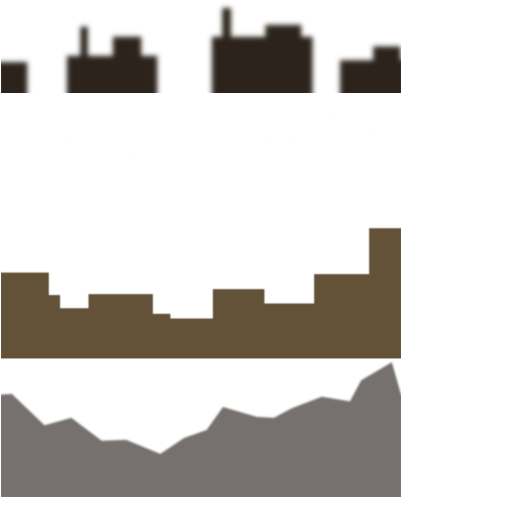
#> input picture core/assets/data/main_atlas.png, 1024 x 1024 px, given in place of main_atlas.png_cut.png, which was not available (shown at 1/2 size)
$ python join.py ../../core/assets/data ../../core/assets/data/main_atlas.png ../../core/assets/data/main_atlas.png ../../core/assets/data/main_atlas.png
#> lines starting #> are read from the running program, lines starting #| are printed output that depends on the picture; pictures that were not available may be replaced by others from this repository, and a replacement may not be noted
"""join.py STRIPS OUT.png [LAYER] [BEHIND]: a strip's own loop join, seen (r475). The strip's cut tiled twice over the
layer behind it (tiled, bottom aligned) over the sky's colour, cropped round the join and magnified 4x, beside the
same crop of the alpha alone. Below them, for comparison, the strip's steepest inner column step, cropped the same."""
import sys

from PIL import Image

strips, out = sys.argv[1], sys.argv[2]
layer = sys.argv[3] if len(sys.argv) > 3 else 'l3'
behind = sys.argv[4] if len(sys.argv) > 4 else 'l2'
front = Image.open(f'{strips}/{layer}_cut.png').convert('RGBA')
#> front is the input picture: PIL image 1024x1024 RGBA; mean R, G, B, A 111.2, 107.7, 98.9, 75.7
back = Image.open(f'{strips}/{behind}_cut.png').convert('RGBA')
w, h = front.size
#> w = 1024; h = 1024
back = back.resize((w, round(back.height * w / back.width)))


def scene(x0):
    """The front tiled from x0 (two tiles), over the back, over the sky; the 128 columns round the middle."""
    canvas = Image.new('RGBA', (2 * w, max(h, back.height)), (210, 225, 240, 255))
    for k in range(2):
        canvas.alpha_composite(back, (k * w, canvas.height - back.height))
    tile = Image.new('RGBA', (2 * w, h))
    tile.paste(front.crop((x0, 0, w, h)), (0, 0))
    tile.paste(front, (w - x0, 0))
    tile.paste(front.crop((0, 0, x0, h)), (2 * w - x0, 0))
    canvas.alpha_composite(tile, (0, canvas.height - h))
    alpha = tile.getchannel('A').convert('RGBA')
    m = w
    box = (m - 64, canvas.height - h + 220, m + 64, canvas.height)
    abox = (m - 64, 220, m + 64, h)
    s = 4
    a = canvas.crop(box).resize(((box[2] - box[0]) * s, (box[3] - box[1]) * s), Image.NEAREST)
    b = alpha.crop(abox).resize(a.size, Image.NEAREST)
    row = Image.new('RGBA', (a.width * 2 + 8, a.height), (255, 0, 0, 255))
    row.paste(a, (0, 0))
    row.paste(b, (a.width + 8, 0))
    return row


px = front.load()
best, bx = -1, 0
for x in range(64, w - 64):
    d = sum(abs(px[x, y][3] - px[x + 1, y][3]) for y in range(220, h))
    if d > best:
        best, bx = d, x
#> this loop made 896 passes
#> (d, best) on passes 1, 2, 14, 19, 31, 32, 33, 34, 361, 362, 674, 737: (438, 438), (485, 485), (547, 547), (556, 556), (638, 638), (2162, 2162), (3428, 3428), (3982, 3982), (4485, 4485), (5311, 5311), (7892, 7892), (8653, 8653)
#> d on passes 3 to 8: 477, 484, 419, 420, 425, 415
#> after the loop, best = 111584; bx = 801
top, low = scene(0), scene(bx + 1)
#> after the loop in scene, `for k in range(2):`:
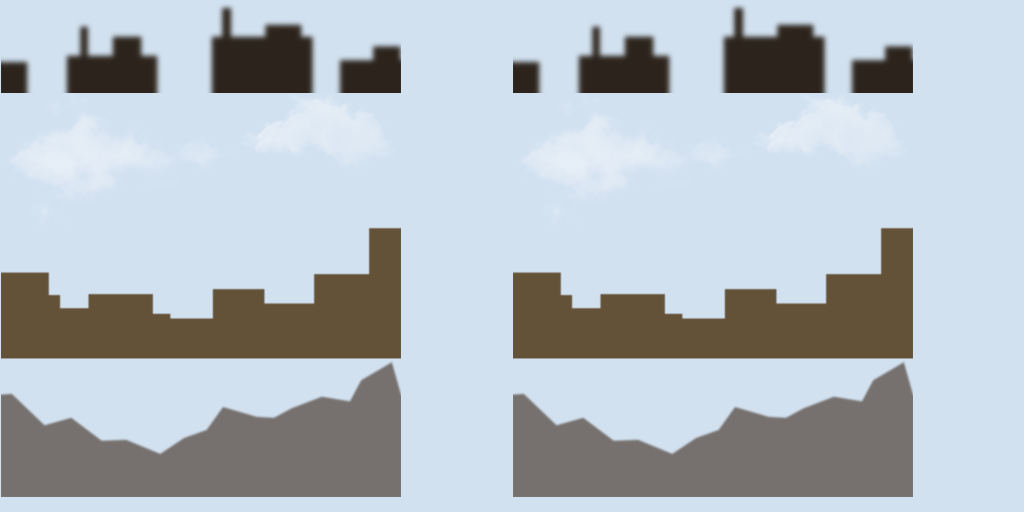
#> canvas: PIL image 2048x1024 RGBA (shown at 1/2 size); mean R, G, B, A 178.8, 186.5, 193.4, 255
#> in scene, `tile = Image.new('RGBA', (2 * w, h))`: tile: PIL image 2048x1024 RGBA; every value is 0
#> call 2 of scene, with x0 = 802
#> in scene (call 2), `tile.paste(front.crop((0, 0, x0, h)), (2 * w - x0, 0))`:
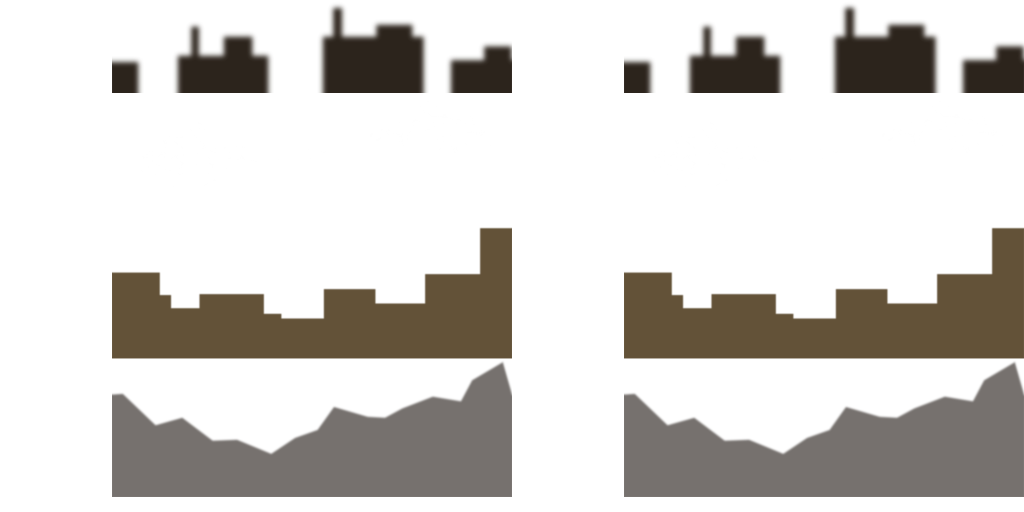
#> tile: PIL image 2048x1024 RGBA (shown at 1/2 size); mean R, G, B, A 111.2, 107.7, 98.9, 75.7; transparent parts drawn white
#> in scene (call 2), `alpha = tile.getchannel('A').convert('RGBA')`:
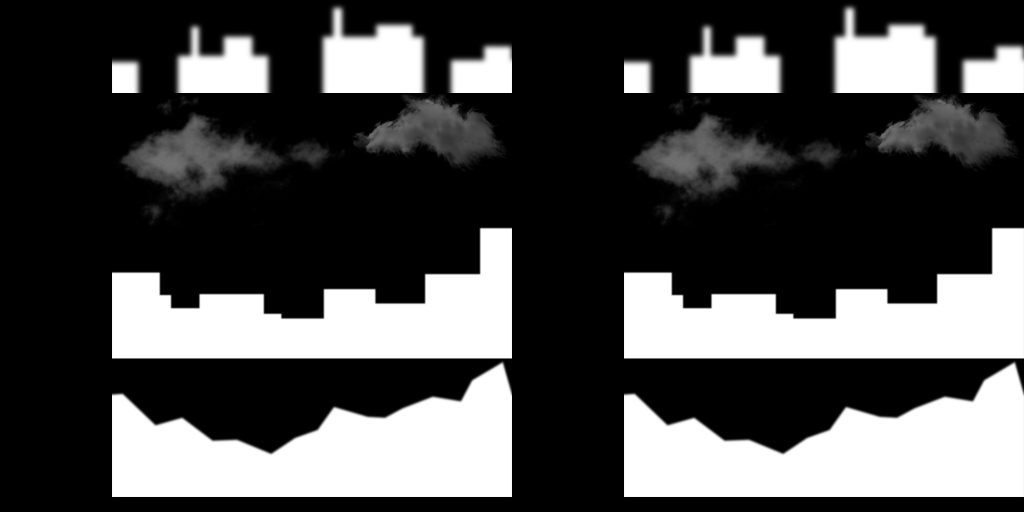
#> alpha: PIL image 2048x1024 RGBA (shown at 1/2 size); mean R, G, B, A 75.7, 75.7, 75.7, 255
#> in scene (call 2), `a = canvas.crop(box).resize(((box[2] - box[0]) * s, (box[3] - box[1]) ..`:
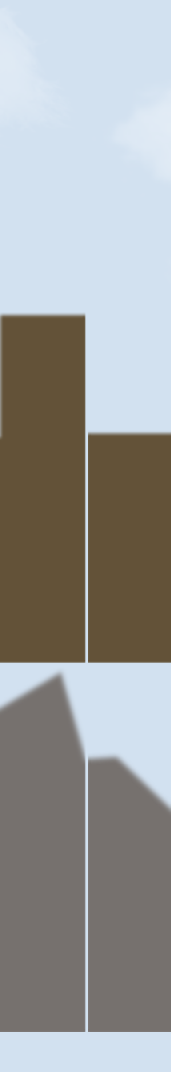
#> a: PIL image 512x3216 RGBA (shown at 1/3 size); mean R, G, B, A 156, 157, 156.1, 255
#> in scene (call 2), `b = alpha.crop(abox).resize(a.size, Image.NEAREST)`:
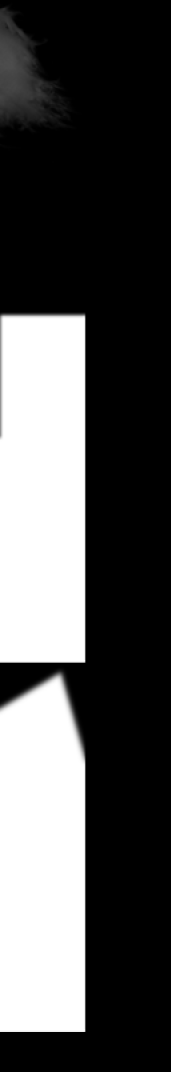
#> b: PIL image 512x3216 RGBA (shown at 1/3 size); mean R, G, B, A 82.1, 82.1, 82.1, 255
#> in scene (call 2), `row.paste(b, (a.width + 8, 0))`:
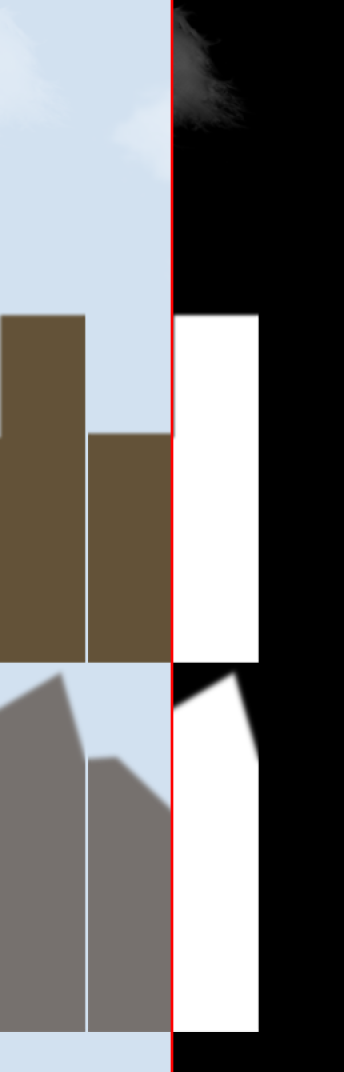
#> row: PIL image 1032x3216 RGBA (shown at 1/3 size); mean R, G, B, A 120.1, 118.6, 118.1, 255
sheet = Image.new('RGBA', (top.width, top.height * 2 + 8), (255, 0, 0, 255))
sheet.paste(top, (0, 0))
sheet.paste(low, (0, top.height + 8))
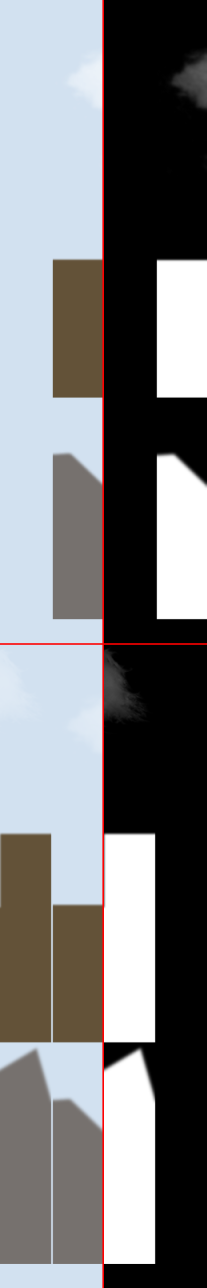
#> sheet: PIL image 1032x6440 RGBA (shown at 1/5 size); mean R, G, B, A 122, 122.2, 124.1, 255
sheet.save(out)
print(out, 'top: the loop join; bottom: the steepest inner alpha step, at column', bx)
#| ../../core/assets/data/main_atlas.png top: the loop join; bottom: the steepest inner alpha step, at column 801
